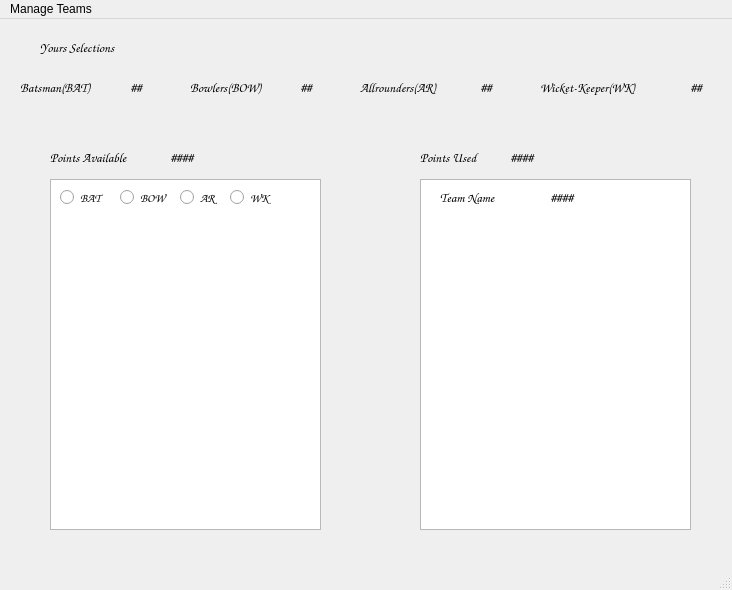
<?xml version="1.0" encoding="UTF-8"?>
<ui version="4.0">
 <class>MainWindow</class>
 <widget class="QMainWindow" name="MainWindow">
  <property name="geometry">
   <rect>
    <x>0</x>
    <y>0</y>
    <width>732</width>
    <height>590</height>
   </rect>
  </property>
  <property name="windowTitle">
   <string>MainWindow</string>
  </property>
  <widget class="QWidget" name="centralwidget">
   <widget class="QLabel" name="Points_available_label">
    <property name="geometry">
     <rect>
      <x>50</x>
      <y>130</y>
      <width>101</width>
      <height>16</height>
     </rect>
    </property>
    <property name="font">
     <font>
      <family>Comic Sans MS</family>
      <pointsize>10</pointsize>
     </font>
    </property>
    <property name="text">
     <string>Points Available</string>
    </property>
   </widget>
   <widget class="QLabel" name="Points_use_label">
    <property name="geometry">
     <rect>
      <x>420</x>
      <y>130</y>
      <width>81</width>
      <height>16</height>
     </rect>
    </property>
    <property name="font">
     <font>
      <family>Comic Sans MS</family>
      <pointsize>10</pointsize>
     </font>
    </property>
    <property name="text">
     <string>Points Used</string>
    </property>
   </widget>
   <widget class="QListView" name="Players_Available_list">
    <property name="geometry">
     <rect>
      <x>50</x>
      <y>160</y>
      <width>271</width>
      <height>351</height>
     </rect>
    </property>
   </widget>
   <widget class="QListView" name="Players_Selected_list">
    <property name="geometry">
     <rect>
      <x>420</x>
      <y>160</y>
      <width>271</width>
      <height>351</height>
     </rect>
    </property>
   </widget>
   <widget class="QRadioButton" name="Batsman_radio">
    <property name="geometry">
     <rect>
      <x>60</x>
      <y>170</y>
      <width>51</width>
      <height>17</height>
     </rect>
    </property>
    <property name="font">
     <font>
      <family>Comic Sans MS</family>
     </font>
    </property>
    <property name="text">
     <string>BAT</string>
    </property>
   </widget>
   <widget class="QRadioButton" name="Bowlers_radio">
    <property name="geometry">
     <rect>
      <x>120</x>
      <y>170</y>
      <width>51</width>
      <height>17</height>
     </rect>
    </property>
    <property name="font">
     <font>
      <family>Comic Sans MS</family>
     </font>
    </property>
    <property name="text">
     <string>BOW</string>
    </property>
   </widget>
   <widget class="QRadioButton" name="Allrounders_radio">
    <property name="geometry">
     <rect>
      <x>180</x>
      <y>170</y>
      <width>51</width>
      <height>17</height>
     </rect>
    </property>
    <property name="font">
     <font>
      <family>Comic Sans MS</family>
     </font>
    </property>
    <property name="text">
     <string>AR</string>
    </property>
   </widget>
   <widget class="QRadioButton" name="Wicketkeeper_radio">
    <property name="geometry">
     <rect>
      <x>230</x>
      <y>170</y>
      <width>51</width>
      <height>17</height>
     </rect>
    </property>
    <property name="font">
     <font>
      <family>Comic Sans MS</family>
     </font>
    </property>
    <property name="text">
     <string>WK</string>
    </property>
   </widget>
   <widget class="QLabel" name="Points_available_count">
    <property name="geometry">
     <rect>
      <x>170</x>
      <y>130</y>
      <width>61</width>
      <height>16</height>
     </rect>
    </property>
    <property name="font">
     <font>
      <family>Comic Sans MS</family>
      <pointsize>10</pointsize>
     </font>
    </property>
    <property name="text">
     <string>####</string>
    </property>
   </widget>
   <widget class="QLabel" name="Points_used_count">
    <property name="geometry">
     <rect>
      <x>510</x>
      <y>130</y>
      <width>61</width>
      <height>16</height>
     </rect>
    </property>
    <property name="font">
     <font>
      <family>Comic Sans MS</family>
      <pointsize>10</pointsize>
     </font>
    </property>
    <property name="text">
     <string>####</string>
    </property>
   </widget>
   <widget class="QLabel" name="Selection_tag">
    <property name="geometry">
     <rect>
      <x>40</x>
      <y>20</y>
      <width>121</width>
      <height>16</height>
     </rect>
    </property>
    <property name="font">
     <font>
      <family>Comic Sans MS</family>
      <pointsize>10</pointsize>
     </font>
    </property>
    <property name="text">
     <string>Yours Selections</string>
    </property>
   </widget>
   <widget class="QLabel" name="Batsman_label">
    <property name="geometry">
     <rect>
      <x>20</x>
      <y>60</y>
      <width>91</width>
      <height>16</height>
     </rect>
    </property>
    <property name="font">
     <font>
      <family>Comic Sans MS</family>
      <pointsize>10</pointsize>
      <weight>75</weight>
      <bold>true</bold>
     </font>
    </property>
    <property name="text">
     <string>Batsman(BAT)</string>
    </property>
   </widget>
   <widget class="QLabel" name="Batsman_count">
    <property name="geometry">
     <rect>
      <x>130</x>
      <y>60</y>
      <width>47</width>
      <height>16</height>
     </rect>
    </property>
    <property name="font">
     <font>
      <family>Comic Sans MS</family>
      <pointsize>10</pointsize>
      <weight>75</weight>
      <bold>true</bold>
     </font>
    </property>
    <property name="text">
     <string>##</string>
    </property>
   </widget>
   <widget class="QLabel" name="Bowlers_label">
    <property name="geometry">
     <rect>
      <x>190</x>
      <y>60</y>
      <width>91</width>
      <height>16</height>
     </rect>
    </property>
    <property name="font">
     <font>
      <family>Comic Sans MS</family>
      <pointsize>10</pointsize>
      <weight>75</weight>
      <bold>true</bold>
     </font>
    </property>
    <property name="text">
     <string>Bowlers(BOW)</string>
    </property>
   </widget>
   <widget class="QLabel" name="Bowlers_count">
    <property name="geometry">
     <rect>
      <x>300</x>
      <y>60</y>
      <width>47</width>
      <height>16</height>
     </rect>
    </property>
    <property name="font">
     <font>
      <family>Comic Sans MS</family>
      <pointsize>10</pointsize>
      <weight>75</weight>
      <bold>true</bold>
     </font>
    </property>
    <property name="text">
     <string>##</string>
    </property>
   </widget>
   <widget class="QLabel" name="Allrounders_label">
    <property name="geometry">
     <rect>
      <x>360</x>
      <y>60</y>
      <width>101</width>
      <height>16</height>
     </rect>
    </property>
    <property name="font">
     <font>
      <family>Comic Sans MS</family>
      <pointsize>10</pointsize>
      <weight>75</weight>
      <bold>true</bold>
     </font>
    </property>
    <property name="text">
     <string>Allrounders(AR)</string>
    </property>
   </widget>
   <widget class="QLabel" name="Wicketkeeper_label">
    <property name="geometry">
     <rect>
      <x>540</x>
      <y>60</y>
      <width>131</width>
      <height>16</height>
     </rect>
    </property>
    <property name="font">
     <font>
      <family>Comic Sans MS</family>
      <pointsize>10</pointsize>
      <weight>75</weight>
      <bold>true</bold>
     </font>
    </property>
    <property name="text">
     <string>Wicket-Keeper(WK)</string>
    </property>
   </widget>
   <widget class="QLabel" name="Allrounders_count">
    <property name="geometry">
     <rect>
      <x>480</x>
      <y>60</y>
      <width>47</width>
      <height>16</height>
     </rect>
    </property>
    <property name="font">
     <font>
      <family>Comic Sans MS</family>
      <pointsize>10</pointsize>
      <weight>75</weight>
      <bold>true</bold>
     </font>
    </property>
    <property name="text">
     <string>##</string>
    </property>
   </widget>
   <widget class="QLabel" name="Wicketkeeper_count">
    <property name="geometry">
     <rect>
      <x>690</x>
      <y>60</y>
      <width>47</width>
      <height>16</height>
     </rect>
    </property>
    <property name="font">
     <font>
      <family>Comic Sans MS</family>
      <pointsize>10</pointsize>
      <weight>75</weight>
      <bold>true</bold>
     </font>
    </property>
    <property name="text">
     <string>##</string>
    </property>
   </widget>
   <widget class="QLabel" name="Team_name_label">
    <property name="geometry">
     <rect>
      <x>440</x>
      <y>170</y>
      <width>81</width>
      <height>16</height>
     </rect>
    </property>
    <property name="font">
     <font>
      <family>Comic Sans MS</family>
      <pointsize>10</pointsize>
     </font>
    </property>
    <property name="text">
     <string>Team Name</string>
    </property>
   </widget>
   <widget class="QLabel" name="Team_name_displayer">
    <property name="geometry">
     <rect>
      <x>550</x>
      <y>170</y>
      <width>101</width>
      <height>16</height>
     </rect>
    </property>
    <property name="font">
     <font>
      <family>Comic Sans MS</family>
      <pointsize>10</pointsize>
      <weight>75</weight>
      <bold>true</bold>
     </font>
    </property>
    <property name="text">
     <string>####</string>
    </property>
   </widget>
  </widget>
  <widget class="QMenuBar" name="menubar">
   <property name="geometry">
    <rect>
     <x>0</x>
     <y>0</y>
     <width>732</width>
     <height>21</height>
    </rect>
   </property>
   <widget class="QMenu" name="menuManage_Teams">
    <property name="title">
     <string>Manage Teams</string>
    </property>
    <addaction name="actionNEW_Team"/>
    <addaction name="actionOPEN_Team"/>
    <addaction name="actionSAVE_Team"/>
    <addaction name="actionEVALUATE_Team"/>
   </widget>
   <addaction name="menuManage_Teams"/>
  </widget>
  <widget class="QStatusBar" name="statusbar"/>
  <action name="actionNEW_Team">
   <property name="text">
    <string>NEW Team</string>
   </property>
  </action>
  <action name="actionOPEN_Team">
   <property name="text">
    <string>OPEN Team</string>
   </property>
  </action>
  <action name="actionSAVE_Team">
   <property name="text">
    <string>SAVE Team</string>
   </property>
  </action>
  <action name="actionEVALUATE_Team">
   <property name="text">
    <string>EVALUATE Team</string>
   </property>
  </action>
 </widget>
 <resources/>
 <connections/>
</ui>
